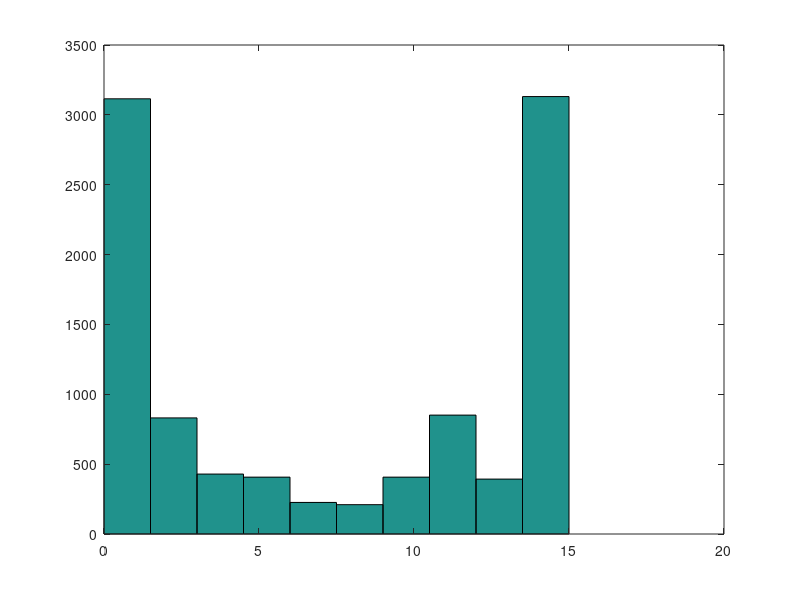

MATLAB code for this plot:
0;
function e = exec1(w1,w2,w3,t1,t2)
  if ((w1*t1 + w2*t2 + w3) >= 0)
     e = 1;
   else
     e = 0;
   endif
endfunction

function f = getBoolFunc(w1,w2,w3)
  e1 = exec1(w1,w2,w3,0,0);
  e2 = exec1(w1,w2,w3,0,1);
  e3 = exec1(w1,w2,w3,1,0);
  e4 = exec1(w1,w2,w3,1,1);
  
  f = e1*2^0 + e2*2^1 + e3*2^2 + e4*2^3;
endfunction

n = 10000;
rndweights = zeros(n,3);
functions = zeros(n,1);
[h,w] = size(rndweights);

for i = 1:h
  rndweights(i,:) = -1 + 2*rand(1,3);
endfor

for i = 1:h
  w1 = rndweights(i,1);
  w2 = rndweights(i,2);
  w3 = rndweights(i,3);
  f = getBoolFunc(w1,w2,w3);
  functions(i,1) = f;
endfor

hist(functions);